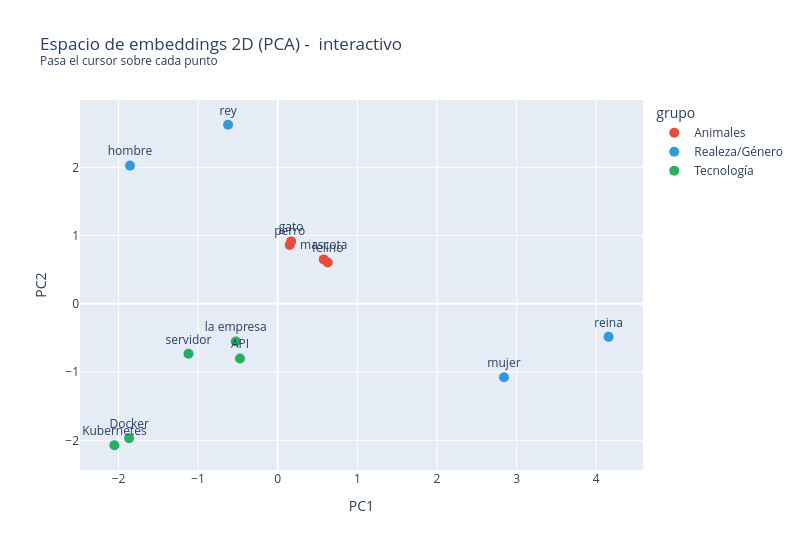

Notebook cell for this chart:
### Code cell
# B05B_fig07.html: scatter interactivo embeddings PCA
grupo_por_palabra = {}
for g, palabras in grupos.items():
    for p in palabras:
        grupo_por_palabra[p] = g

df_plot = pd.DataFrame({
    'PC1': coords[:, 0],
    'PC2': coords[:, 1],
    'palabra': words,
    'grupo': [grupo_por_palabra.get(w, 'Otro') for w in words]
})

fig_plotly = px.scatter(
    df_plot, x='PC1', y='PC2', text='palabra', color='grupo',
    title=(
        'Espacio de embeddings 2D (PCA) - interactivo<br>'
        '<sup>Pasa el cursor sobre cada punto</sup>'
    ),
    color_discrete_map={
        'Animales': '#e74c3c',
        'Realeza/Género': '#3498db',
        'Tecnología': '#27ae60'
    },
    width=800, height=550
)
fig_plotly.update_traces(
    textposition='top center', marker_size=10
)
fig_plotly.update_layout(font=dict(size=12))

html_path = f'{IMG}/B05B_fig07.html'
fig_plotly.write_html(html_path)
print(f'B05B_fig07.html guardada')

try:
    fig_plotly.write_image(f'{IMG}/B05B_fig07.png')
    print('B05B_fig07.png guardada')
except Exception as e:
    print(f'PNG no disponible (kaleido): {e}')

fig_plotly.show()

### Figure 1 — Plotly figure (JSON) as saved in the notebook; plotly's stock layout.template omitted (floating-point values rounded to 4 significant figures)
{"data": [{"hovertemplate": "grupo=Animales<br>PC1=%{x}<br>PC2=%{y}<br>palabra=%{text}<extra></extra>", "legendgroup": "Animales", "marker": {"color": "#e74c3c", "size": 10, "symbol": "circle"}, "mode": "markers+text", "name": "Animales", "orientation": "v", "showlegend": true, "text": ["gato", "perro", "felino", "mascota"], "textposition": "top center", "type": "scatter", "x": [0.1683, 0.1503, 0.6279, 0.5775], "xaxis": "x", "y": [0.9152, 0.8621, 0.6054, 0.6513], "yaxis": "y"}, {"hovertemplate": "grupo=Realeza/Género<br>PC1=%{x}<br>PC2=%{y}<br>palabra=%{text}<extra></extra>", "legendgroup": "Realeza/Género", "marker": {"color": "#3498db", "size": 10, "symbol": "circle"}, "mode": "markers+text", "name": "Realeza/Género", "orientation": "v", "showlegend": true, "text": ["rey", "reina", "hombre", "mujer"], "textposition": "top center", "type": "scatter", "x": [-0.6235, 4.155, -1.856, 2.841], "xaxis": "x", "y": [2.624, -0.4836, 2.026, -1.075], "yaxis": "y"}, {"hovertemplate": "grupo=Tecnología<br>PC1=%{x}<br>PC2=%{y}<br>palabra=%{text}<extra></extra>", "legendgroup": "Tecnología", "marker": {"color": "#27ae60", "size": 10, "symbol": "circle"}, "mode": "markers+text", "name": "Tecnología", "orientation": "v", "showlegend": true, "text": ["Kubernetes", "Docker", "API", "servidor", "la empresa"], "textposition": "top center", "type": "scatter", "x": [-2.051, -1.867, -0.4741, -1.121, -0.5271], "xaxis": "x", "y": [-2.072, -1.97, -0.8018, -0.7312, -0.5506], "yaxis": "y"}], "layout": {"font": {"size": 12}, "height": 550, "legend": {"title": {"text": "grupo"}, "tracegroupgap": 0}, "title": {"text": "Espacio de embeddings 2D (PCA) -  interactivo<br><sup>Pasa el cursor sobre cada punto</sup>"}, "width": 800, "xaxis": {"anchor": "y", "domain": [0, 1], "title": {"text": "PC1"}}, "yaxis": {"anchor": "x", "domain": [0, 1], "title": {"text": "PC2"}}}}
